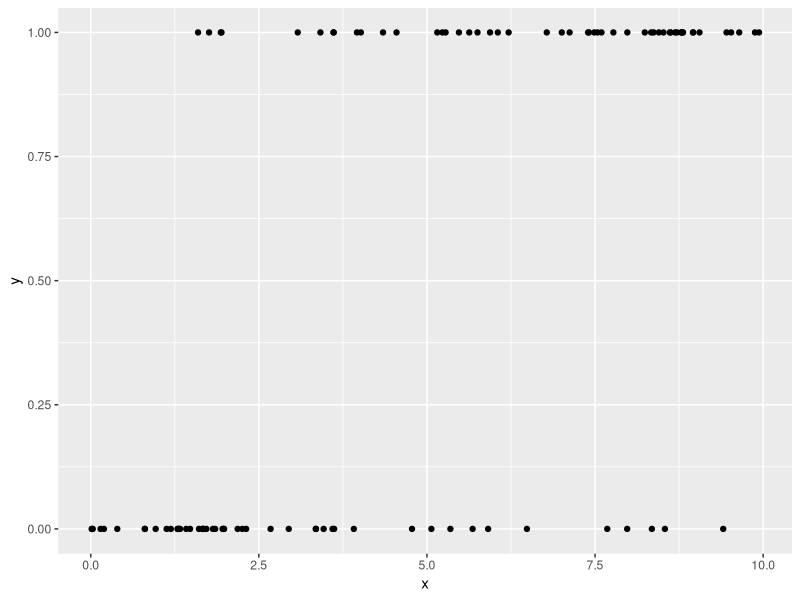
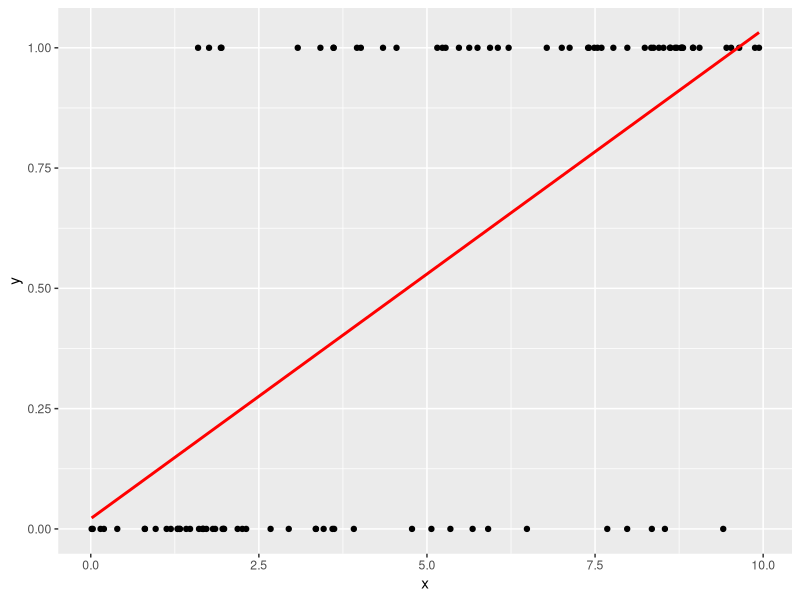
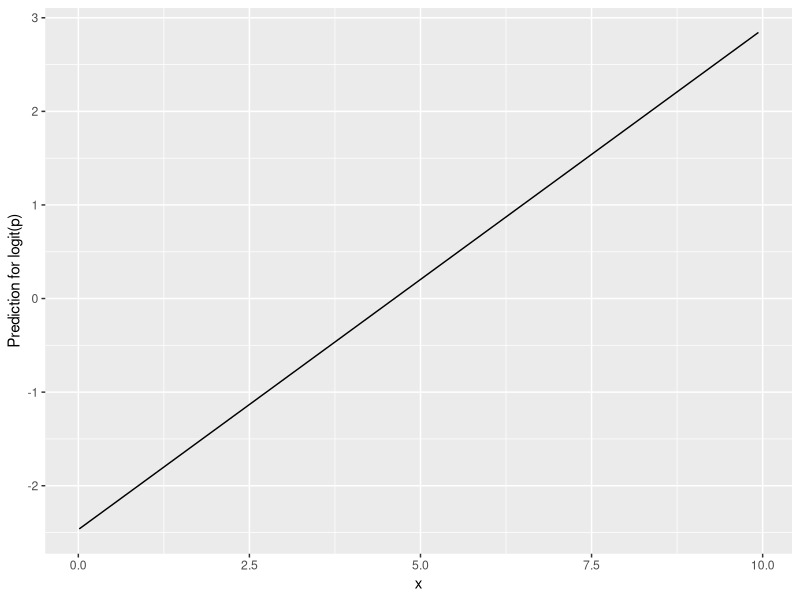
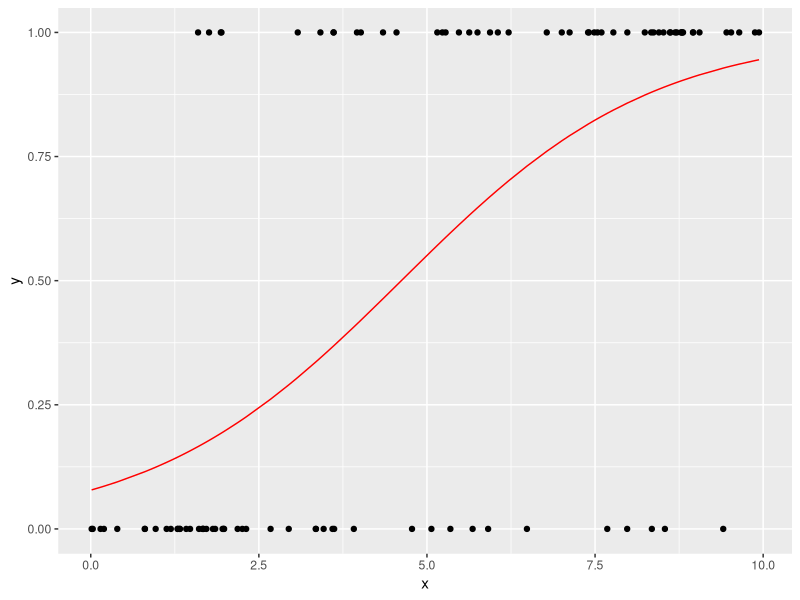
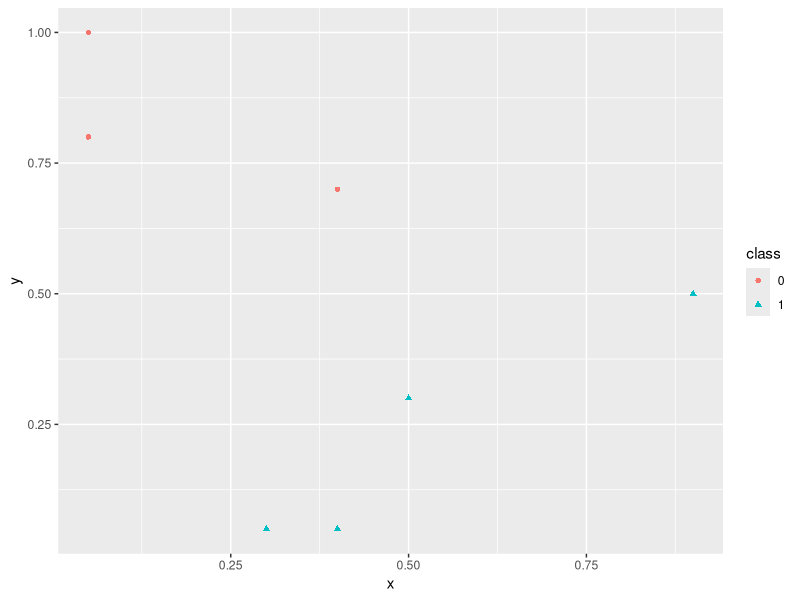
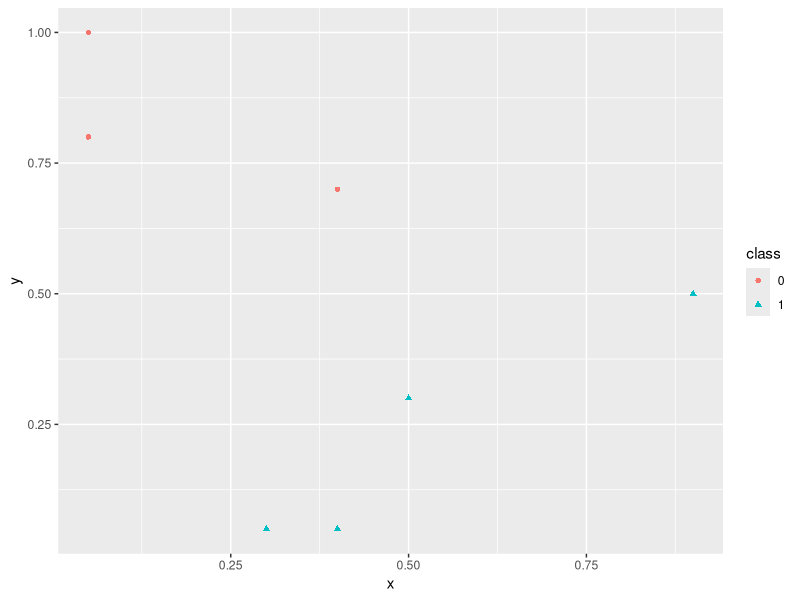
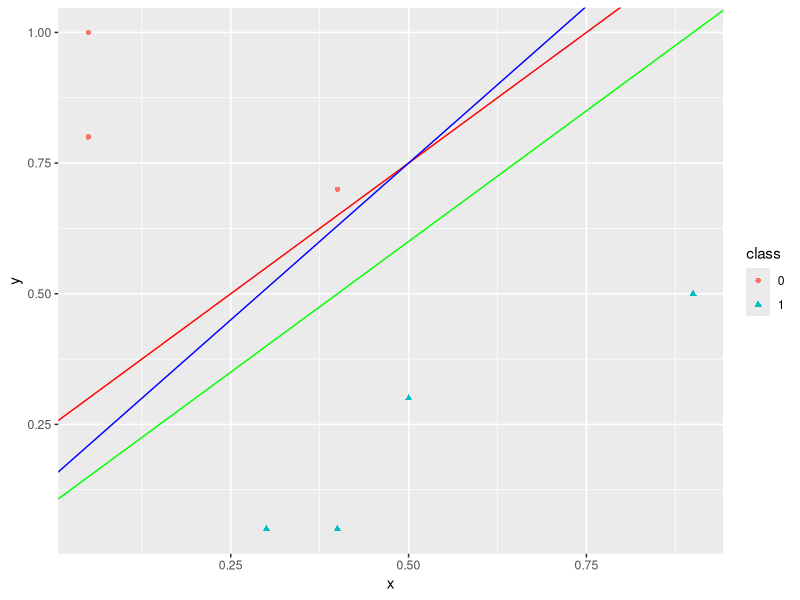
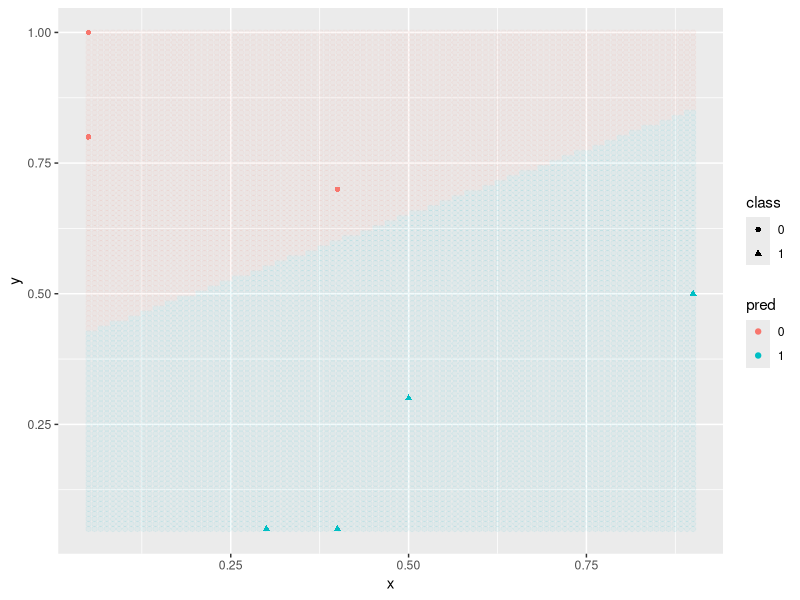

Source code (R) for these figures, in order:
## ---- chunk 1
library(tidyverse)
library(modelr)
options(na.action = na.warn)
## ---- chunk 2
set.seed(123456)
ex  <- tibble(x = runif(100, 0, 10), 
              y = ifelse( x + rnorm(100, mean = 0, sd = 3) < 5, 0, 1))
ex
ggplot(ex) + geom_point(aes(x,y))
## ---- chunk 3
mod <- lm(y ~ x, data = ex)
ex %>% add_predictions(mod) %>% 
  ggplot() + geom_point(aes(x,y)) + 
  geom_line(aes(x,pred), color = "red", lwd = 1)
## ---- chunk 4
mod_logit <- glm(y ~ x, data = ex, family = "binomial")
mod_logit
## ---- chunk 5
ex %>% add_predictions(mod_logit) %>% 
  ggplot() + geom_line(aes(x, pred)) + 
  ylab("Prediction for logit(p)")
## ---- chunk 6
ex %>% add_predictions(mod_logit, type = "response")
## ---- chunk 7
ex %>% add_predictions(mod_logit, type = "response") %>% 
  ggplot() + geom_point(aes(x,y)) + 
  geom_line(aes(x, pred), color = "red")
## ---- chunk 8
ex_preds <- ex  %>% add_predictions(mod_logit, type = "response") %>% 
  mutate(predicted_outcome = ifelse( pred >= 0.5, 1, 0))

ex_preds
## ---- chunk 9
ex_preds %>% summarize(frac_correct = mean(predicted_outcome == y))
## ---- chunk 10
df <- tibble(x = c(0.05, 0.4, 0.05, 0.9, 0.4, 0.5, 0.3),
            y = c(1, 0.7, 0.8, 0.5, 0.05, 0.3, 0.05), 
            class = factor(c(0,0,0,1,1,1,1)))
g <- df %>% ggplot() + geom_point(aes(x, y, shape = class, color = class))
g
## ---- chunk 11
mod2 <- glm(class ~ x + y, data = df, family = "binomial")
df %>% add_predictions(mod2, type = "response")
## ---- chunk 12
g <- df %>% ggplot() + geom_point(aes(x, y, shape = class, color = class))
g
## ---- chunk 13
g +
geom_abline(aes(intercept = 0.25, slope = 1),
color = "red") +
geom_abline(aes(intercept = 0.1, slope = 1),
color = "green") +
geom_abline(aes(intercept = 0.15, slope = 1.2),
color = "blue")
## ---- chunk 14
#install.packages("e1071")
library(e1071)

mod_svm <- svm(class ~ x + y, data = df, kernel = "linear")
df %>% add_predictions(mod_svm)
## ---- chunk 15
dg <- data_grid( df, 
                 x = seq_range(x, 100), 
                 y = seq_range(y, 100))
dg %>% add_predictions(mod_svm) %>% 
  ggplot() + geom_point(aes(x,y, color = pred), alpha = 0.05) + 
  geom_point(data = df, aes(x,y,color = class, shape = class))
## ---- chunk 16
?svm
## ---- chunk 17
set.seed(123456)
n <- 40
r <- rnorm(n)
df2 <- tibble(
  x = c(r,r), 
  y = c(r + rnorm(n), r + 2 + 2*rnorm(40)), 
  class = factor(c(rep("1", n), rep("2", n)))
)
## ---- chunk 18
ggplot(df2) + geom_point(aes(x,y, color = class))
## ---- chunk 19
mod_svm2 <- svm(class ~ x + y, data = df2, kernel = "linear")
## ---- chunk 20
df2 %>% add_predictions(mod_svm2) %>% 
  ggplot() + geom_point(aes(x,y, color = class, size = pred, shape = pred))
## ---- chunk 21
df2 %>% add_predictions(mod_svm2) %>% 
  summarize(frac_correct = mean(pred == class))
## ---- chunk 22
# install.packages("mda")
# This is just to bring in the example data
library(mda)
data(ESL.mixture)
## ---- chunk 23
df3 <- tibble(
x = ESL.mixture$x[, 1],
y = ESL.mixture$x[, 2],
class = factor(ESL.mixture$y)
)
df3 %>%
ggplot() +
geom_point(aes(x, y, color = class))
## ---- chunk 24
mod_svm4 <- svm(class ~ x + y, data = df3, scale = FALSE, kernel = "radial", cost = 5)
## ---- chunk 25
# Make a data grid of predictions and add predictions to it
grid <- df3 %>% data_grid(x = seq_range(x, 100),
                          y = seq_range(y, 100)) %>%
  add_predictions(mod_svm4)

# Plot data
ggplot() +
  geom_point(data = df3, aes(x, y, color = class, shape = class)) +
  # plot predictions
  geom_point(data = grid, aes(x, y, color = pred), alpha = 0.05)
## ---- chunk 26
mod_svm5 <- svm(class ~ x + y, data = df3, scale = FALSE, kernel = "radial", cost = 200)

grid <- df3 %>% data_grid(x = seq_range(x, 100),
                          y = seq_range(y, 100)) %>%
  add_predictions(mod_svm5)

# Plot data
ggplot() +
  geom_point(data = df3, aes(x, y, color = class, shape = class)) +
  # plot predictions
  geom_point(data = grid, aes(x, y, color = pred), alpha = 0.05)
